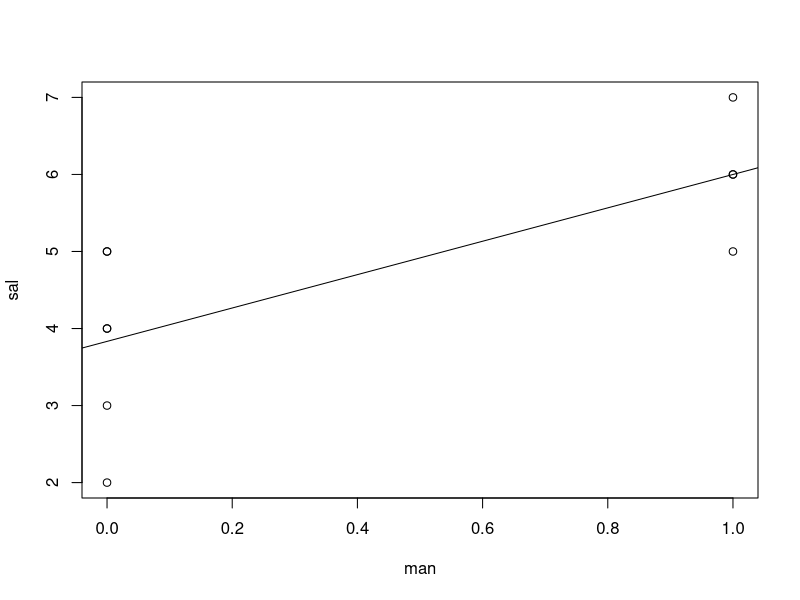

Here is the R script that generated this plot:
## Ex01

#Definir diretório
setwd("D:/Users/25052288840/Downloads/FIA_data_mining/Regressao/Aula 8")

SalMensal <- read.table("SalMensal.csv", header=TRUE, sep=",")

ls()

# Regressão simples
Ex01 <- lm(sal~man, data=SalMensal)
summary(Ex01)

# Plotar gráfico
Graf <- plot(sal~man, data=SalMensal)
abline(Ex01)
